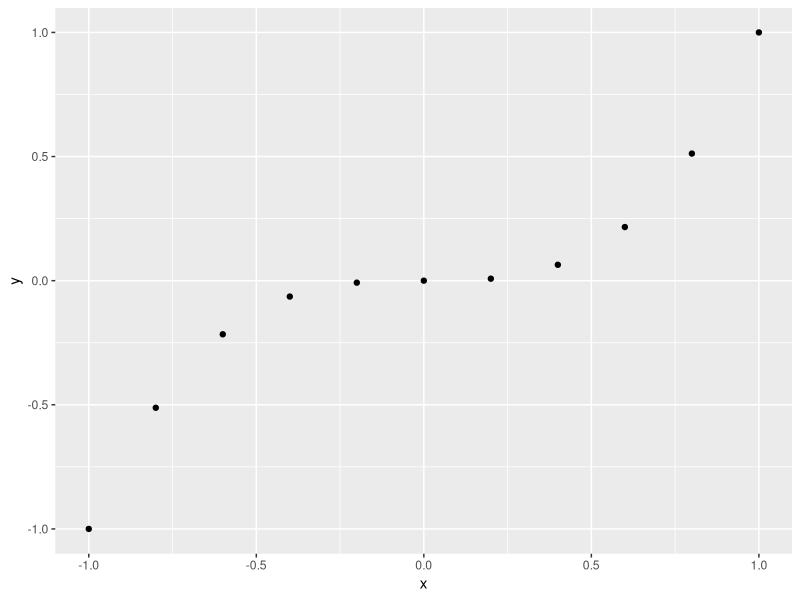
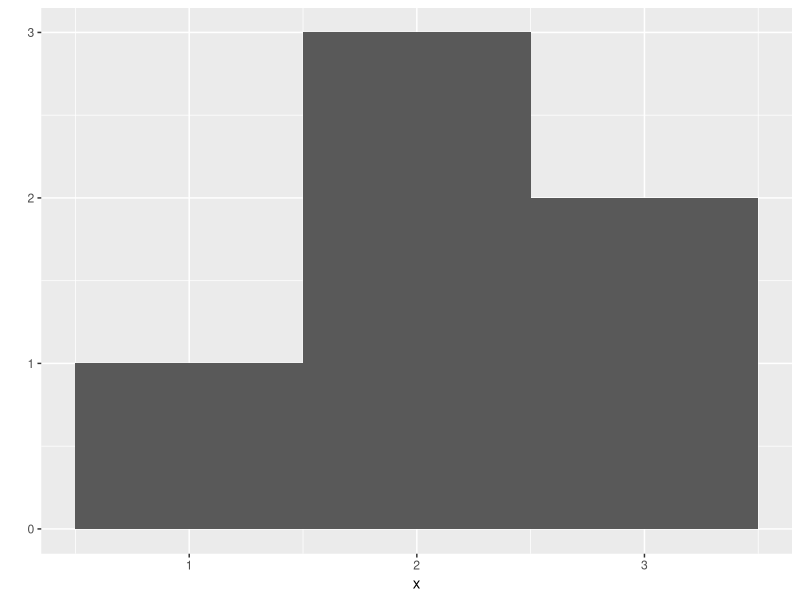
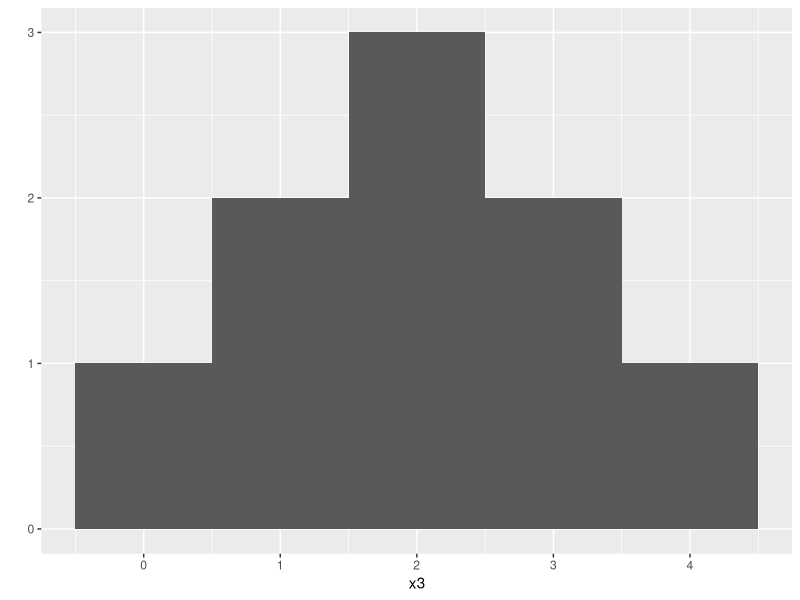

Here is the R script that generated these plots, in order:
# Chapter 2 - Packages ----
library('ggplot2')
# qplot
# The above function as-is will output it's source
# code when executed


# Vectors have been created in last source using n:m notation ----
# An alternative is to use c(. ,. ,)

x <- c(-1, -0.8, -0.6, -0.4, -0.2, 0, 0.2, 0.4, 0.6, 0.8, 1)
x
y <- x**3
y

# See qplot in  help (Quickplot)
# Plot a scatter plot ----
qplot(x,y)

# Plot a histogram - binwidth implies histogram ----
x <- c(1,2,2,2, 3,3)
qplot(x, binwidth = 1)

# Exercise 
x3 <- c(0,1,1,2,2,2,3,3,4)
qplot(x3, binwidth = 1)

# Repeating or replicating a command
 replicate(3, 2*3)

